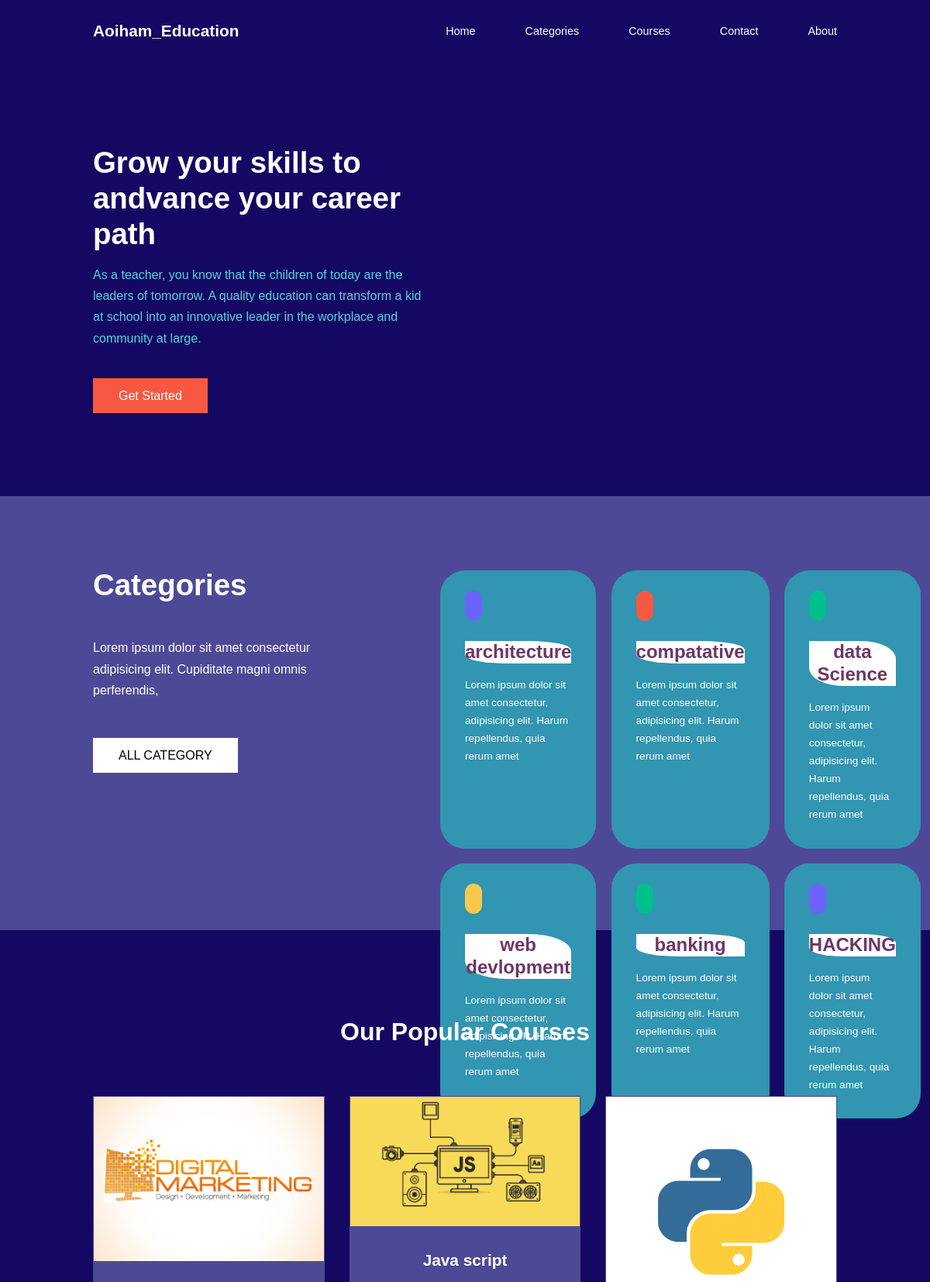
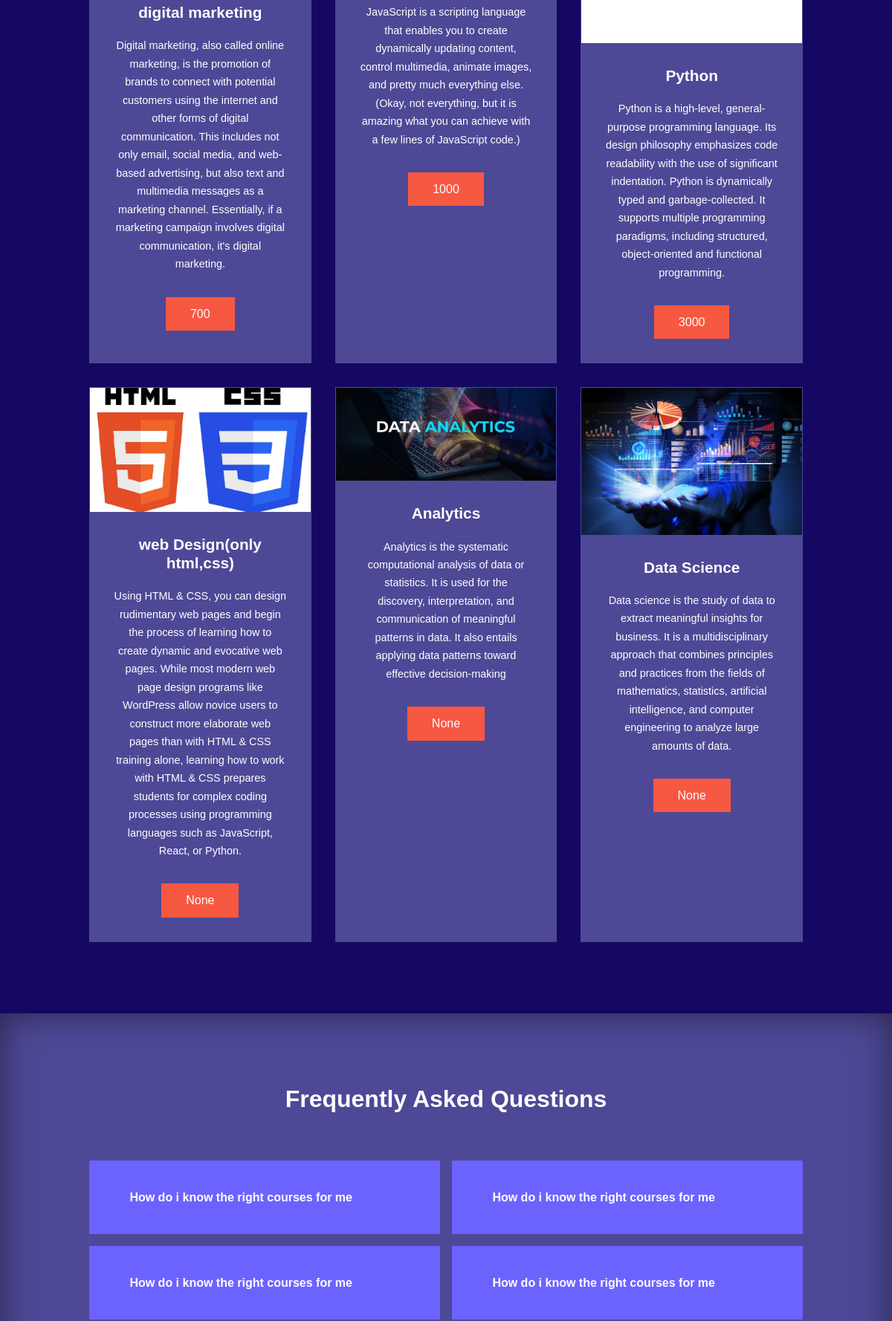
Page /Education/ (upper part) on the committed database (2 pictures, top to bottom).
### Education/models.py (models this page shows, shortened)
class catagory(models.Model):
    catagory_icon=models.ImageField(upload_to='catagoryicon',blank=True,default=None,null=True)
    catagory_name=models.CharField(max_length=100,default=None,null=True,blank=True)
    catagory_Descriptin=models.CharField(max_length=100,default=None,null=True,blank=True)

class Subject(models.Model):
    subject_img=models.ImageField(upload_to='education/subject',blank=True,default=None,null=True)
    subject_name=models.CharField(max_length=100,blank=True,default=None,null=True)
    subject_description=models.TextField(blank=True,default=None,null=True)
    subject_duration=models.CharField(max_length=1000,blank=True,default=None,null=True)
    subject_language=models.ManyToManyField(classlanguage,blank=True,default=None,)
    catagory=models.ForeignKey(catagory,on_delete=models.CASCADE,default=None,blank=True,null=True)
    subject_price=models.IntegerField(default=None,blank=True,null=True)
    PDF = models.FileField(upload_to='education pdf file',null=True,
                           blank=True,
                           validators=[FileExtensionValidator( ['pdf'] ) ])

### Education/views.py (the view)
# urls.py: path('',views.home,name='education'),
def home(request):
    subject=Subject.objects.order_by('?')[:6]
    Catagory=catagory.objects.order_by('?')[:6]
    context={'subject':subject,'cotagory':Catagory}
    return render(request,'education/home.html',context)

### Education/templates/education/home.html (shortened to what this page needs)
<!DOCTYPE html>
{% load static %}
<html lang="en">
<head>
    <link rel="stylesheet" href="https://unicons.iconscout.com/release/v4.0.8/css/line.css">
     <link rel="stylesheet" href="{% static 'education/css/style.css' %}">
    <link
  rel="stylesheet"
  href="https://cdn.jsdelivr.net/npm/swiper@11/swiper-bundle.min.css"
/>
</head>
<body>
    <nav>
        <div class="container nav__container">
            <h4><a href="{% url 'home' %}">Aoiham_</a><span><a href="{% url 'education' %}">Education</a></span></h4>
            <ul class="nav__menu">
                <li><a href="{% url 'education' %}">Home</a></li>
                <li><a href="{% url 'education_catogory' %}">Categories</a></li>
                <li><a href="{% url 'education_course' %}">Courses</a></li>
                <li><a href="{% url 'contect' %}">Contact</a></li>
                <li><a href="{% url 'contect' %}">About</a></li>
            </ul>
        </div>
    </nav>
     {% block header %}
    <header>
        <div class="container header__container">
            <div class="header__left">
                <h1>Grow your skills to andvance your career path</h1>
                <p>As a teacher, you know that the children of today are the leaders of tomorrow. A quality education can transform a kid at school into an innovative leader in the workplace and community at large.</p>
                <a href="{% url 'education_course' %}"" class="btn btn-primary">Get Started</a>
            </div>
        </div>
    </header>
    {% endblock header %}
     {% block categories %}
    <section class="categories">
        <div class="container categories__container">
            <div class="categories__left">
                <h1>Categories</h1>
                <p>Lorem ipsum dolor sit amet consectetur adipisicing elit. Cupiditate magni omnis perferendis,</p>
                <a href="{% url 'education_catogory' %}" class="btn">ALL CATEGORY</a>
            </div>
            <div class="categories__right">
                {% for catogary in cotagory %}
                <article class="category">
                    <a href="{% url 'education_catagory_course' catogary.id %}">
                        <span class="category__icon"></span>
                        <h5>{{catogary.catagory_name}}</h5>
                        <p>Lorem ipsum dolor sit amet consectetur, adipisicing elit. Harum repellendus, quia rerum amet</p>
                    </a>
                </article>
            {% endfor %}
            </div>
        </div>
    </section>
    {% endblock categories %}
    {% block course %}
    <section class="courses">
        <h2>    {% block courseheading %}Our Popular Courses{% endblock courseheading %}</h2>
        <div class="container courses__container">
            {% for subject in subject %}
        <article class="course">
            <a href="{% url 'course_details' subject.id %}">
            <div class="course__image">
                <img src="{{subject.subject_img.url}}" alt="">
            </div>
            <div class="course__info">
                <h4>{{subject.subject_name}}</h4>
                <p>{{subject.subject_description}}</p>
                <a href="'#" class="btn btn-primary">{{subject.subject_price}}</a>
            </div>
        </a>
        </article>
        {% endfor %}
        </div>
    </section>
    {% endblock course %}
{% block askQuestions %}
    <section class="faqs">
        <h2>Frequently Asked Questions</h2>
        <div class="container faqs__container">
            <article class="faq">
                <div class="question__answer">
                    <h4>How do i know the right courses for me</h4>
                </div>
            </article>
            <article class="faq">
                <div class="question__answer">
                    <h4>How do i know the right courses for me</h4>
                </div>
            </article>
            <article class="faq">
                <div class="question__answer">
                    <h4>How do i know the right courses for me</h4>
                </div>
            </article>
            <article class="faq">
                <div class="question__answer">
                    <h4>How do i know the right courses for me</h4>
                </div>
            </article>
        </div>
    </section>
    {% endblock askQuestions %}
</body>
</html>

### Education/static/education/css/style.css (style rules this page uses)
* { margin: 0; padding: 0; border: 0; outline: 0; text-decoration: none; list-style: none; box-sizing: border-box; }
:root { --color-primary:#6c63ff; --color-success:#00bf8e; --color-warning:#f7c94b; --color-danger:#f75842; --color-danger-variant:rgba(247,88,66,0.4); --color-white:#fff; --color-light::rgba(255,255,255,0.7); --color-black:#000; --color-bg:#150862; --color-bg1:#4e4996; --color-bg2:#3295b1; --container-width-lg:80%; --container-width-md:90%; --container-width-sm:94%; --transition:all 400ms ease; }
body { font-family: sans-serif; line-height: 1.7; color: var(--color-white); background: var(--color-bg); }
.container { width: var(--container-width-lg); margin: 0 auto; }
section { padding: 6rem 0; }
section h2 { text-align: center; margin-bottom: 4rem; }
h1,h2,h3,h4,h5 { line-height: 1.2; }
h1 { font-size: 2.4rem; }
h2 { font-size: 2rem; }
h4 { font-size: 1.3rem; }
a { color: var(--color-white); }
img { width: 100%; display: block; object-fit: cover; }
.btn { display: inline-block; background-color: var(--color-white); color: var(--color-black); padding: 0.5rem 2rem; border: 1px solid transparent; font-weight: 500; transition: var(--transition); }
.btn-primary { background: var(--color-danger); color: var(--color-white); }
nav { background:transparent; width: 100vw; height: 5rem; position: fixed; top: 0; z-index: 11; }
.nav__container { height: 100%; display: flex; justify-content: space-between; align-items: center; }
.nav__menu { display: flex; align-items: center; gap: 4rem; }
.nav__menu a { font-size: 0.9rem; transition: var(--transition); }
header { position: relative; top: 5rem; overflow: hidden; height: 70vh; margin-bottom: 5rem; }
.header__container { display: grid; grid-template-columns: 1fr 1fr; align-items: center; gap: 5rem; height: 100%; }
.header__left p { margin: 1rem 0 2.4rem; color: #54d3dc; }
.categories { background: var(--color-bg1); height: 35rem; }
.categories h1 { line-height: 1; margin-bottom: 3rem; }
.categories__container { display: grid; grid-template-columns: 40% 60%; gap: 4rem; }
.categories__left { margin-right: 4rem; }
.categories__left p { margin: 1rem 0 3rem; }
.categories__right { display: grid; grid-template-columns: repeat(3,1fr); gap: 1.2rem; }
.category { background: var(--color-bg2); padding: 2rem; border-radius: 2rem; transition: var(--transition); }
.category:nth-child(2) .category__icon { background-color: var(--color-danger); }
.category:nth-child(3) .category__icon { background-color: var(--color-success); }
.category:nth-child(4) .category__icon { background-color: var(--color-warning); }
.category:nth-child(5) .category__icon { background-color: var(--color-success); }
.category__icon { background: var(--color-primary); padding: 0.7rem; border-radius: 0.9rem; }
.category a h5 { margin: 2rem 0 1rem; font-size: 1.5em; color: #6e3666; background-color: #fff; border-radius: 0 40%; text-align: center; }
.category p { font-size: 0.85rem; }
.courses { margin-top: 1rem; }
.courses__container { display: grid; grid-template-columns: repeat(3,1fr); gap: 2rem; }
.course { background: var(--color-bg1); text-align: center; border: 1px solid transparent; transition: var(--transition); }
.course__info { padding: 2rem; }
.course__info p { margin: 1.2rem 0 2rem; font-size: 0.9rem; }
.faqs { background: var(--color-bg1); box-shadow: inset 0 0 3rem rgba(0,0,0,0.5); }
.faqs__container { display: grid; grid-template-columns: 1fr 1fr; gap: 1rem; }
.faq { padding: 2rem; display: flex; align-items: center; gap: 1.4rem; height: fit-content; background:var(--color-primary) ; cursor: pointer; }
.faq h4 { font-size: 1rem; line-height: 2.2; }

### rows in the picture
catagory: catagory_name "architecture"
catagory: catagory_name "compatative"
catagory: catagory_name "data Science"
catagory: catagory_name "web devlopment"
catagory: catagory_name "banking"
catagory: catagory_name "HACKING"
Subject: subject_img (picture), subject_name "digital marketing", subject_description "Digital marketing, also called online marketing, is the promotion of brands to connect with potential customers using the internet and other forms of digital communication. This includes not only email, social media, and web-based advertising, but also text and multimedia messages as a marketing channel. Essentially, if a marketing campaign involves digital communication, it's digital marketing.", subject_price "700"
Subject: subject_img (picture), subject_name "Java script", subject_description "JavaScript is a scripting language that enables you to create dynamically updating content, control multimedia, animate images, and pretty much everything else. (Okay, not everything, but it is amazing what you can achieve with a few lines of JavaScript code.)", subject_price "1000"
Subject: subject_img (picture), subject_name "Python", subject_description "Python is a high-level, general-purpose programming language. Its design philosophy emphasizes code readability with the use of significant indentation. Python is dynamically typed and garbage-collected. It supports multiple programming paradigms, including structured, object-oriented and functional programming.", subject_price "3000"
Subject: subject_img (picture), subject_name "web Design(only html,css)", subject_description "Using HTML & CSS, you can design rudimentary web pages and begin the process of learning how to create dynamic and evocative web pages. While most modern web page design programs like WordPress allow novice users to construct more elaborate web pages than with HTML & CSS training alone, learning how to work with HTML & CSS prepares students for complex coding processes using programming languages such as JavaScript, React, or Python.", subject_price "None"
Subject: subject_img (picture), subject_name "Analytics", subject_description "Analytics is the systematic computational analysis of data or statistics. It is used for the discovery, interpretation, and communication of meaningful patterns in data. It also entails applying data patterns toward effective decision-making", subject_price "None"
Subject: subject_img (picture), subject_name "Data Science", subject_description "Data science is the study of data to extract meaningful insights for business. It is a multidisciplinary approach that combines principles and practices from the fields of mathematics, statistics, artificial intelligence, and computer engineering to analyze large amounts of data.", subject_price "None"
